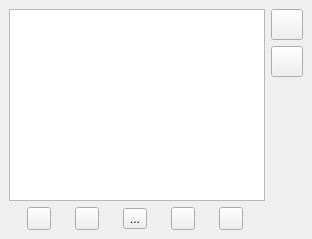
  <widget class="QDockWidget" name="dockViewer">
   <property name="features">
    <set>QDockWidget::DockWidgetFeature::DockWidgetClosable|QDockWidget::DockWidgetFeature::DockWidgetVerticalTitleBar</set>
   </property>
   <property name="allowedAreas">
    <set>Qt::DockWidgetArea::RightDockWidgetArea</set>
   </property>
   <property name="windowTitle">
    <string>Visualisateur</string>
   </property>
   <attribute name="dockWidgetArea">
    <number>2</number>
   </attribute>
   <widget class="QWidget" name="dockViewerContents">
    <layout class="QGridLayout" name="gridLayout_7">
     <item row="0" column="0" rowspan="3">
      <widget class="QGraphicsView" name="viewer">
       <property name="minimumSize">
        <size>
         <width>100</width>
         <height>100</height>
        </size>
       </property>
       <property name="viewportUpdateMode">
        <enum>QGraphicsView::ViewportUpdateMode::SmartViewportUpdate</enum>
       </property>
      </widget>
     </item>
     <item row="1" column="1">
      <widget class="QToolButton" name="viewer_I_ZoomOut">
       <property name="text">
        <string/>
       </property>
       <property name="icon">
        <iconset resource="menu.qrc">
         <normaloff>:/icons/magnifier-zoom-out-icon.png</normaloff>:/icons/magnifier-zoom-out-icon.png</iconset>
       </property>
       <property name="iconSize">
        <size>
         <width>24</width>
         <height>24</height>
        </size>
       </property>
      </widget>
     </item>
     <item row="2" column="1" rowspan="2">
      <spacer name="viewer_PushUp">
       <property name="orientation">
        <enum>Qt::Orientation::Vertical</enum>
       </property>
       <property name="sizeHint" stdset="0">
        <size>
         <width>20</width>
         <height>11</height>
        </size>
       </property>
      </spacer>
     </item>
     <item row="3" column="0">
      <layout class="QHBoxLayout" name="viewer_player">
       <item>
        <widget class="QToolButton" name="viewer_I_First">
         <property name="text">
          <string/>
         </property>
         <property name="icon">
          <iconset resource="menu.qrc">
           <normaloff>:/icons/control-start-blue-icon.png</normaloff>:/icons/control-start-blue-icon.png</iconset>
         </property>
         <property name="iconSize">
          <size>
           <width>16</width>
           <height>16</height>
          </size>
         </property>
         <property name="shortcut">
          <string>Shift+Left</string>
         </property>
        </widget>
       </item>
       <item>
        <widget class="QToolButton" name="viewer_I_Previous">
         <property name="text">
          <string/>
         </property>
         <property name="icon">
          <iconset resource="menu.qrc">
           <normaloff>:/icons/control-rewind-blue-icon.png</normaloff>:/icons/control-rewind-blue-icon.png</iconset>
         </property>
         <property name="iconSize">
          <size>
           <width>16</width>
           <height>16</height>
          </size>
         </property>
         <property name="shortcut">
          <string>Left</string>
         </property>
        </widget>
       </item>
       <item>
        <widget class="QToolButton" name="viewer_I_Play">
         <property name="text">
          <string>...</string>
         </property>
         <property name="icon">
          <iconset resource="menu.qrc">
           <normaloff>:/icons/control-play-blue-icon.png</normaloff>:/icons/control-play-blue-icon.png</iconset>
         </property>
         <property name="iconSize">
          <size>
           <width>16</width>
           <height>16</height>
          </size>
         </property>
         <property name="shortcut">
          <string>Space, Ctrl+W</string>
         </property>
         <property name="checkable">
          <bool>true</bool>
         </property>
        </widget>
       </item>
       <item>
        <widget class="QToolButton" name="viewer_I_Next">
         <property name="text">
          <string/>
         </property>
         <property name="icon">
          <iconset resource="menu.qrc">
           <normaloff>:/icons/control-fastforward-blue-icon.png</normaloff>:/icons/control-fastforward-blue-icon.png</iconset>
         </property>
         <property name="iconSize">
          <size>
           <width>16</width>
           <height>16</height>
          </size>
         </property>
         <property name="shortcut">
          <string>Right</string>
         </property>
        </widget>
       </item>
       <item>
        <widget class="QToolButton" name="viewer_I_Last">
         <property name="text">
          <string/>
         </property>
         <property name="icon">
          <iconset resource="menu.qrc">
           <normaloff>:/icons/control-end-blue-icon.png</normaloff>:/icons/control-end-blue-icon.png</iconset>
         </property>
         <property name="iconSize">
          <size>
           <width>16</width>
           <height>16</height>
          </size>
         </property>
         <property name="shortcut">
          <string>Shift+Right</string>
         </property>
        </widget>
       </item>
      </layout>
     </item>
     <item row="0" column="1">
      <widget class="QToolButton" name="viewer_I_ZoomIn">
       <property name="text">
        <string/>
       </property>
       <property name="icon">
        <iconset resource="menu.qrc">
         <normaloff>:/icons/magnifier-zoom-in-icon.png</normaloff>:/icons/magnifier-zoom-in-icon.png</iconset>
       </property>
       <property name="iconSize">
        <size>
         <width>24</width>
         <height>24</height>
        </size>
       </property>
      </widget>
     </item>
    </layout>
   </widget>
  </widget>
